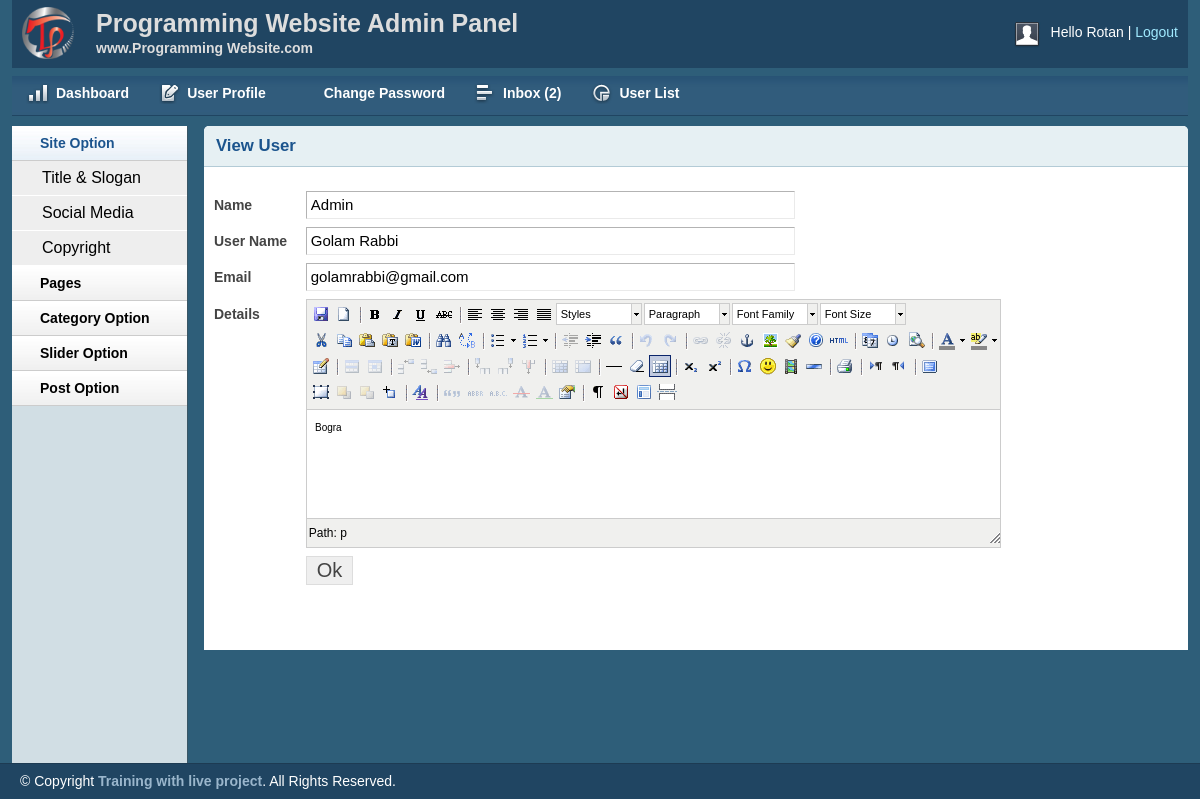
Page /admin/index.php?page=viewuer&viewUer=1 (signed in) on the committed database.
### tables this page shows
CREATE TABLE `tbl_user` (
  `id` int(11) NOT NULL,
  `name` varchar(255) NOT NULL,
  `username` varchar(50) NOT NULL,
  `password` varchar(32) NOT NULL,
  `email` varchar(255) NOT NULL,
  `details` text NOT NULL,
  `role` int(11) NOT NULL
);

### admin/viewuer.php (the view, shortened to what this page needs)
<div class="grid_10">
    <div class="box round first grid">
        <h2>View User</h2>
            <?php
                if (!empty($_GET['viewUer'])) {
                    $V_id = $_GET['viewUer'];
                }
            ?>
        <div class="block">
        <?php
            $sql="SELECT * FROM tbl_user WHERE id='$V_id'";
            $query=mysqli_query($con,$sql);
            $result=mysqli_fetch_array($query);
        ?>
         <form action="" method="POST" enctype="multipart/form-data">
            <table class="form">
                <tr>
                    <td>
                        <label>Name</label>
                    </td>
                    <td>
                        <input type="text" readonly value="<?php echo $result['name']; ?>" class="medium" />
                    </td>
                </tr>
                <tr>
                    <td>
                        <label>User Name</label>
                    </td>
                    <td>
                        <input type="text" readonly value="<?php echo $result['username']; ?>" class="medium" />
                    </td>
                </tr>
                <tr>
                    <td>
                        <label>Email</label>
                    </td>
                    <td>
                        <input type="text" readonly value="<?php echo $result['email']; ?>" class="medium" />
                    </td>
                </tr>
                <tr>
                    <td style="vertical-align: top; padding-top: 9px;">
                        <label>Details</label>
                    </td>
                    <td>
                    </td>
                </tr>
				<tr>
                    <td></td>
                    <td>
                        <input type="submit" name="submit" Value="Ok" />
                    </td>
                </tr>
            </table>
            </form>
        </div>
    </div>
</div>

### admin/common/header.php (shortened to what this page needs)
<!DOCTYPE html>
<html>
<head>
    <link rel="stylesheet" type="text/css" href="css/reset.css" media="screen" />
    <link rel="stylesheet" type="text/css" href="css/text.css" media="screen" />
    <link rel="stylesheet" type="text/css" href="css/grid.css" media="screen" />
    <link rel="stylesheet" type="text/css" href="css/layout.css" media="screen" />
    <link rel="stylesheet" type="text/css" href="css/nav.css" media="screen" />
    <link href="css/table/demo_page.css" rel="stylesheet" type="text/css" />
</head>
<body>
    <div class="container_12">
        <div class="grid_12 header-repeat">
            <div id="branding">
                <div class="floatleft logo">
                    <img src="img/livelogo.png" alt="Logo" />
				</div>
				<div class="floatleft middle">
					<h1>Programming Website Admin Panel</h1>
					<p>www.Programming Website.com</p>
				</div>
                <div class="floatright">
                    <div class="floatleft">
                        <img src="img/img-profile.jpg" alt="Profile Pic" /></div>
                    <div class="floatleft marginleft10">
                        <ul class="inline-ul floatleft">
                            <li>Hello <?php echo $UserData['username'];?></li>
                            <li><a href="logout.php">Logout</a></li>
                        </ul>
                    </div>
                </div>
            </div>
        </div>
        <div class="grid_12">
            <ul class="nav main">
                <li class="ic-dashboard"><a href="?page=dashboard"><span>Dashboard</span></a> </li>
                <li class="ic-form-style"><a href="?page=profile"><span>User Profile</span></a></li>
				<li class="ic-typography"><a href="?page=changepassword"><span>Change Password</span></a></li>
				<li class="ic-grid-tables"><a href="?page=inbox"><span>Inbox
                    <?php
                        $sql = "SELECT * FROM tbl_contact WHERE status = '0' order by id desc";
                        $msg = mysqli_query($con,$sql);
                        if ($msg) {
                            $count = mysqli_num_rows($msg);
                            echo "(".$count.")";
                        }else{
                            echo "(0)";
                        }
                    ?>
                </span></a></li>
                <li class="ic-charts"><a href="?page=users"><span>User List</span></a></li>
            </ul>
        </div>
<?php include 'sidebar.php'; ?>

### admin/css/layout.css (style rules this page uses)
body { background: #fff none repeat scroll 0 0; color: #444; font-size: 14px; padding: 0; }
.floatleft { float:left; }
.logo img { margin-top: -15px; width: 52px; }
.middle { margin-left: 22px; margin-top: -14px; }
.middle h1 { color:#ddd;margin:0 }
.middle p { color: #ddd; margin: 0; font-weight: bold; }
.floatright { float:right; }
.inline-ul li { display:inline; color:#fff; }
.marginleft10 { margin-left:10px; }
a { color: #000; font-weight:bold; text-decoration: none; }
.container_12, .container_16 { background:#2E5E79; }
h1, h2, h3, h4, h5, h6 { line-height:1.2em; margin-bottom:.3em; }
h2 { margin-top:1em; }
#branding { font-weight: normal; margin-bottom: 0; padding: 22px 10px 3px; text-align: left; }
.header-repeat { background:url(../img/header-repeat.jpg) repeat-x; }
#branding a { color:#A1EAFF; font-weight:normal; }
#branding a:before { content:" | "; color:#fff; }
#branding ul, #branding ul li { margin:0px; padding:0px; }
#branding li { padding:0px 0px 0px 0px !important; }
.box { background:#fff; margin-bottom:20px; padding:10px 10px 10px 10px; margin-left:-8px; }
.box.grid { padding-bottom:40px; }
.box.round { -moz-border-radius: 5px 5px 0px 0px; -webkit-border-radius: 5px 5px 0px 0px; border-radius: 5px 5px 0px 0px; }
.box h2 { font-size:1.2em; font-weight:bold; color:#1B548D; background:#E6F0F3; margin:-10px -10px 0 -10px; padding:10px 12px; border-bottom:1px solid #B3CBD6; -moz-border-radius: 5px 5px 0px 0px; -webkit-border-radius: 5px 5px 0px 0px; border-radius: 5px 5px 0px 0px; }
.box.first { min-height: 406px; }
.block { padding-top:20px; }
p { margin-bottom:1em; }
ul, ol { padding-top:0; }
table.form { width:100%; }
table.form td { padding:4px 0px; }
table.form label { font-weight:bold; }
table.form input, table.form select { font-size: 15px; padding: 4px 4px 5px 4px; border-top: 1px solid #b3b3b3; border-left: 1px solid #b3b3b3; border-right: 1px solid #eaeaea; border-bottom: 1px solid #eaeaea; }
table.form input[type="submit"] { border: 1px solid #ddd; color: #444; cursor: pointer; font-size: 20px; padding: 2px 10px; }
input.medium { width: 55%; }
.block { padding-bottom:1px; }

### admin/js/tiny-mce/themes/advanced/skins/default/content.css (style rules this page uses)
body, td, pre { color:#000; font-family:Verdana, Arial, Helvetica, sans-serif; font-size:10px; margin:8px; }
body { background:#FFF; }
h1 { font-size: 2em }
h2 { font-size: 1.5em }
img { border:0; }
table, img, hr, .mceItemAnchor { cursor:default }
table td, table th { cursor:text }

### rows in the picture
tbl_user: username "Rotan"
tbl_user: name "Admin", username "Golam Rabbi", email "golamrabbi@gmail.com"

### other values in the picture
$count "2"
